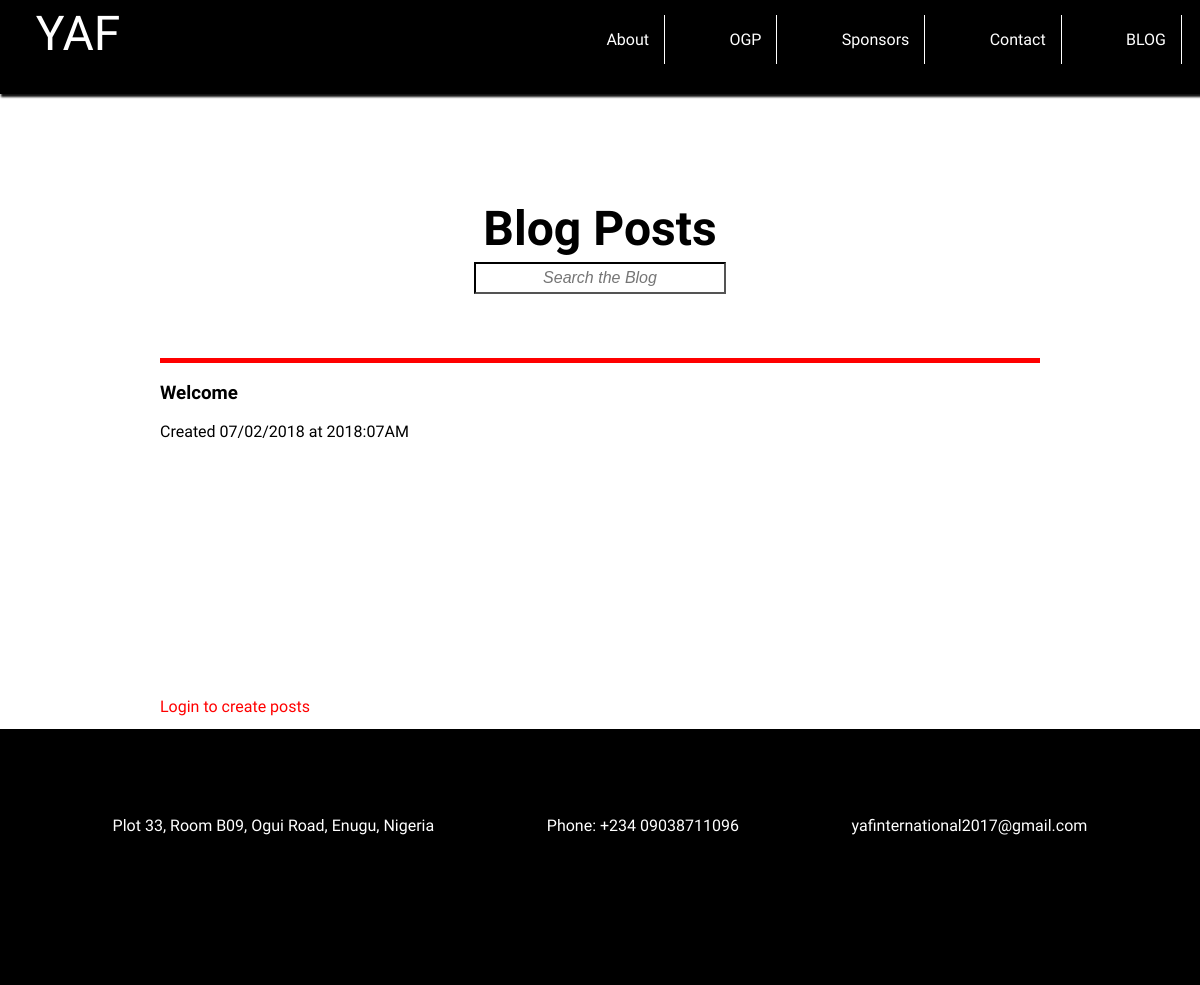
The page /index on the database as committed earlier.
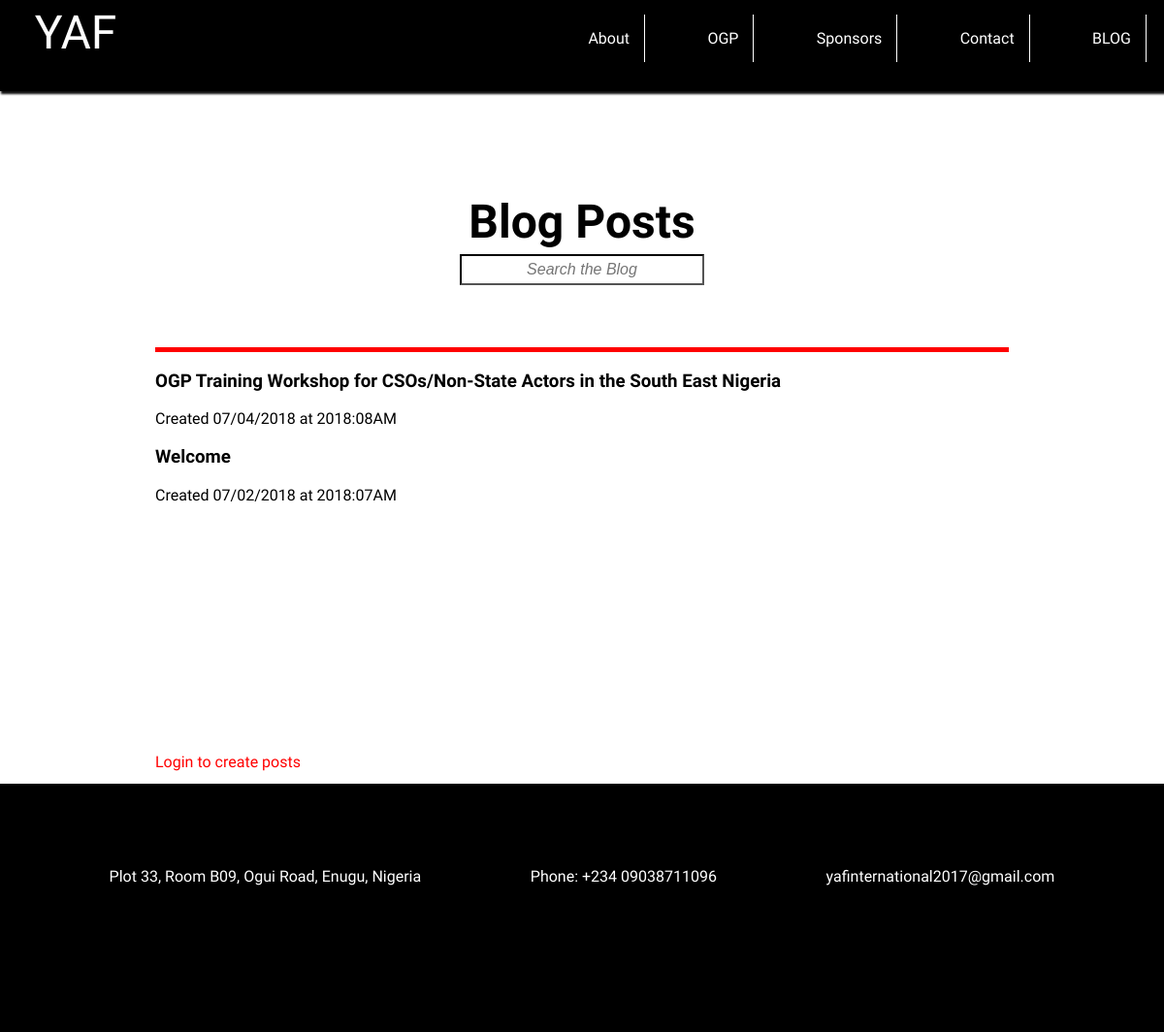
The same page on the database as committed later.
### application.py (models this page shows, shortened)
class Entry(flask_db.Model):
    title = CharField()
    slug = CharField(unique=True)
    content = TextField()
    published = BooleanField(index=True)
    timestamp = DateTimeField(default=datetime.datetime.now, index=True)
    @classmethod
    def public(cls):
        return Entry.select().where(Entry.published == True)

### application.py (the view)
@app.route("/index")
def index():
    search_query = request.args.get('q')
    if search_query:
        query = Entry.search(search_query)
    else:
        query = Entry.public().order_by(Entry.timestamp.desc())
    return object_list(
        'index.html',
        query,
        search=search_query,
        check_bounds=False)

### templates/index.html
 {% extends "base.html" %} {% block title %}Blog Posts{% endblock %} {% block content_title %}{% if search %}Search "{{ search }}"{% else %}Blog Posts{%
endif %}{% endblock %} {% block content %}
<section class="index-page">
  {% for entry in object_list %}
  <h3>
        <a href="{% if entry.published %}{{ url_for('detail', slug=entry.slug) }}{% else %}{{ url_for('edit', slug=entry.slug) }}{% endif %}">
          {{ entry.title }}
        </a>
    </h3>
  <p>Created {{ entry.timestamp.strftime('%m/%d/%Y at %G:%I%p') }}</p>
  {% else %}
  <p>No entries have been created yet.</p>
  {% endfor %}
</section>
{% if not session.logged_in %}
<p class="login_link">
  <a href="login">Login to create posts</a>
</p>
{% endif %} {% endblock %}

### templates/base.html (shortened to what this page needs)
<!doctype html>
<html>
<head>
  <link href="/static/base.css" rel="stylesheet" />
  <link href="/static/modules.css" rel="stylesheet" />
  <link href="/static/layout.css" rel="stylesheet" />
  <link href="/static/state.css" rel="stylesheet" />
  <link rel="stylesheet" href="{{ url_for('static', filename='blog.css') }}">
</head>
<body class="blog">
  <header id="juHeader">
    <a class="logo" id="juLogo" href="/">YAF</a>
    <nav>
      <ul>
        <li><a href="about">About</a></li>
        <li><a href="ogp">OGP</a></li>
        <li><a href="sponsors">Sponsors</a></li>
        <li><a href="contact">Contact</a></li>
        <li><a href="index">BLOG</a></li>
      </ul>
    </nav>
  </header>
  <section class="blog-header">
    <h1>{% block content_title %}{% endblock %}</h1> {% block search_bar %}
    <form action="{{ url_for('index') }}" class="navbar-form navbar-right" id="search-form" method="get" role="search">
      <div class="form-group">
        <input class="form-control" name="q" placeholder="Search the Blog" type="text" value="{% if search %}{{ search }}{% endif %}">
      </div>
    </form>
    {% endblock %}
  </section>
  <div class="page-content">
     {% block page_header %}{% endblock %} {% block content %}{% endblock %}
  </div>
  <footer>
    <div class="footer-bottom">
      <div>
        Plot 33, Room B09, Ogui Road, Enugu, Nigeria
      </div>
      <div>
        Phone: +234 09038711096
      </div>
      <div>
        <a href="/"> yafinternational2017@gmail.com </a>
      </div>
    </div>
  </footer>
</body>
</html>

### static/base.css (style rules this page uses)
h1, h2, h3, h4, p, a, li { font-family: 'Work Sans', sans-serif; }
h1 { color: white; font-weight: 600; }
h3, h4 { color: black; font-weight: 600; }
body { overflow-x: hidden; background-color: white; }
a { cursor: pointer; color: inherit; }

### static/layout.css (style rules this page uses)
header { overflow: hidden; background-color: black; position: fixed; top: 0; width: 100vw; height: 11vh; padding: 15px 30px; z-index: 1000; display: flex; flex-direction: row; justify-content: space-between; box-shadow: 1px 3px 2px #111; }
nav { width: 40rem; }
nav ul { list-style-type: none; margin: 0; padding: 0; display: flex; justify-content: flex-end; }
nav li { border-right: 1px solid white; flex-grow: 1; }
nav a { float: right; display: block; color: white; text-align: center; padding: 15px 15px; }
.logo { width: 6rem; text-align: center; color: white; font-size: 3rem; position: relative; bottom: 10px; height: 10vh; }
footer { overflow: hidden; background-color: black; width: 100%; height: 15rem; display: flex; flex-direction: column; justify-content: space-between; color: white; padding-bottom: 1rem; }
.footer-bottom { display: flex; justify-content: space-evenly; flex-direction: row; margin-bottom: 3rem; }

### static/blog.css (style rules this page uses)
header { background-color: black; height: 8vh; }
nav { position: relative; left: -3rem; }
section { margin: 0 auto; margin-top: 15vh; text-align: center; margin-bottom: 20vh; }
footer { font-family: 'Work Sans', sans-serif; margin-top: 18rem; justify-content: center; }
body { margin: 0px; }
a { text-decoration: none; }
.blog-header { text-align: center; margin-top: 25vh; }
.blog-header h1 { color: black; font-size: 3rem; padding: 0 5rem; margin-bottom: 5px; }
.blog-header input { padding: 5px 20px; font-size: 1rem; font-style: italic; text-align: center; }
.blog input { border-color: black; }
.index-page { margin-left: 10rem; margin-right: 10rem; margin-top: -6rem; margin-bottom: 15rem; border-top: 5px solid red; text-align: left; }
.login_link { position: absolute; margin-left: 10rem; color: red; }
.login_link a { color: red; }

Rows that differ between the two databases and show on the page:
added Entry: title "OGP Training Workshop for CSOs/Non-State Actors in the South East Nigeria", timestamp "07/04/2018 at 2018:08AM"
